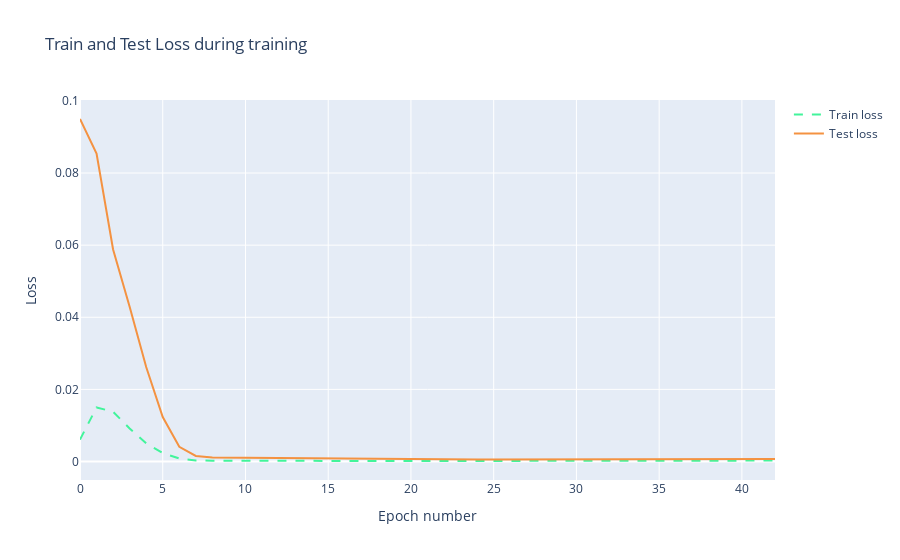

The cell this chart's notebook holds for it:
### Code cell
trace1 = go.Scatter(
    x = np.arange(0, len(history.history['loss']), 1),
    y = history.history['loss'],
    mode = 'lines',
    name = 'Train loss',
    line = dict(color=('rgb(66, 244, 155)'), width=2, dash='dash')
)
trace2 = go.Scatter(
    x = np.arange(0, len(history.history['val_loss']), 1),
    y = history.history['val_loss'],
    mode = 'lines',
    name = 'Test loss',
    line = dict(color=('rgb(244, 146, 65)'), width=2)
)

data = [trace1, trace2]
layout = dict(title = 'Train and Test Loss during training',
              xaxis = dict(title = 'Epoch number'), yaxis = dict(title = 'Loss'))
fig = dict(data=data, layout=layout)
py.iplot(fig, filename='training_process')

### Figure 1 — Plotly figure (JSON) as saved in the notebook; plotly's stock layout.template omitted (floating-point values rounded to 4 significant figures)
{"data": [{"line": {"color": "rgb(66, 244, 155)", "dash": "dash", "width": 2}, "mode": "lines", "name": "Train loss", "type": "scatter", "x": [0, 1, 2, 3, 4, 5, 6, 7, 8, 9, 10, 11, 12, 13, 14, 15, 16, 17, 18, 19, 20, 21, 22, 23, 24, 25, 26, 27, 28, 29, 30, 31, 32, 33, 34, 35, 36, 37, 38, 39, 40, 41, 42], "y": [0.006066, 0.015, 0.01381, 0.009178, 0.005039, 0.002363, 0.0008421, 0.000315, 0.0002132, 0.0001925, 0.0001865, 0.0001829, 0.0001794, 0.0001758, 0.0001725, 0.0001696, 0.000167, 0.0001645, 0.0001617, 0.0001583, 0.0001546, 0.0001511, 0.0001485, 0.0001472, 0.0001473, 0.0001486, 0.000151, 0.0001544, 0.0001589, 0.0001647, 0.0001719, 0.0001805, 0.0001906, 0.0002015, 0.0002128, 0.0002235, 0.0002329, 0.000241, 0.0002476, 0.0002529, 0.0002568, 0.0002595, 0.0002616]}, {"line": {"color": "rgb(244, 146, 65)", "width": 2}, "mode": "lines", "name": "Test loss", "type": "scatter", "x": [0, 1, 2, 3, 4, 5, 6, 7, 8, 9, 10, 11, 12, 13, 14, 15, 16, 17, 18, 19, 20, 21, 22, 23, 24, 25, 26, 27, 28, 29, 30, 31, 32, 33, 34, 35, 36, 37, 38, 39, 40, 41, 42], "y": [0.09498, 0.08541, 0.05881, 0.04291, 0.02621, 0.01234, 0.004098, 0.001555, 0.001131, 0.001085, 0.001078, 0.001063, 0.001038, 0.001009, 0.0009768, 0.0009404, 0.0008954, 0.0008404, 0.0007788, 0.0007182, 0.0006668, 0.0006295, 0.0006054, 0.0005908, 0.0005818, 0.000577, 0.000575, 0.0005756, 0.0005784, 0.0005835, 0.0005907, 0.0006008, 0.000614, 0.0006299, 0.0006468, 0.0006634, 0.0006777, 0.0006899, 0.0006986, 0.0007047, 0.0007079, 0.0007088, 0.0007088]}], "layout": {"title": {"text": "Train and Test Loss during training"}, "xaxis": {"title": {"text": "Epoch number"}}, "yaxis": {"title": {"text": "Loss"}}}}
